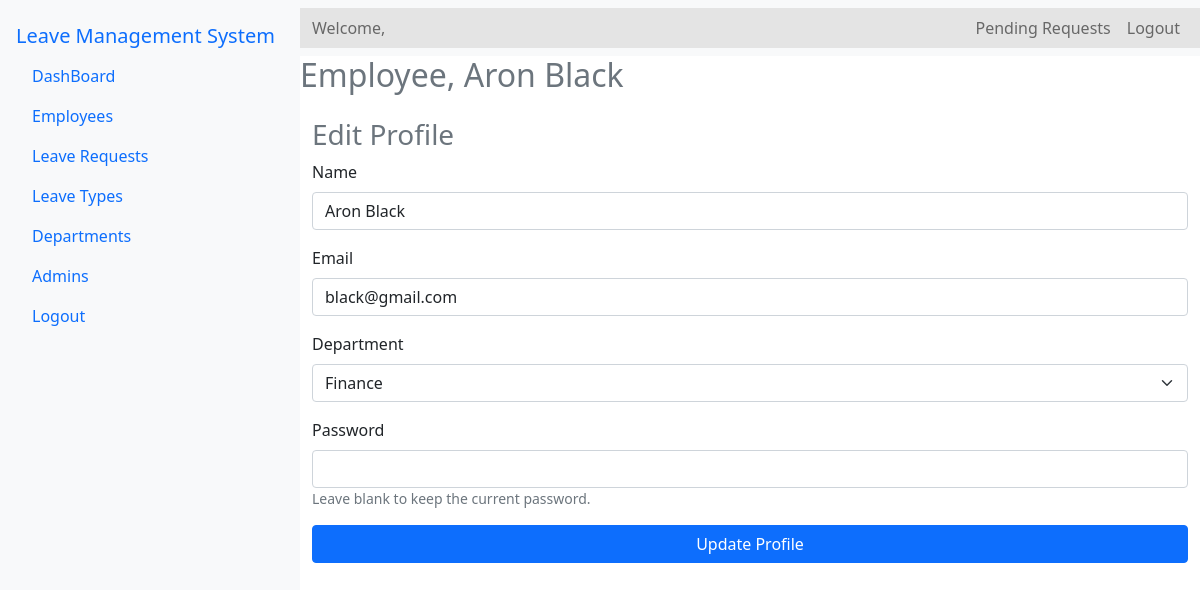
The page /Source/admin/employee-edit-profile.php?E_id=4 (signed in) on the database its author committed.
### tables this page shows
CREATE TABLE `employees` (
  `E_id` int(11) NOT NULL,
  `E_name` varchar(100) NOT NULL,
  `E_email` varchar(100) NOT NULL,
  `E_department` varchar(100) NOT NULL,
  `E_password` varchar(110) NOT NULL
);

### Source/admin/employee-edit-profile.php (the view, shortened to what this page needs)
<?php
include '../config.php';
$E_id = $_GET['E_id'];
$stml = $conn->prepare("SELECT E_name, E_email, E_department FROM employees WHERE E_id = ?");
$stml->bind_param("s", $E_id);
$stml->execute();
$result = $stml->get_result();
$employee = $result->fetch_assoc();
$admin_email = $_SESSION['email'];
$stml = $conn->prepare("SELECT A_id, A_name FROM admin WHERE A_email = ?");
$stml->bind_param("s", $admin_email);
$stml->execute();
$stml->store_result();
$stml->bind_result($admin_id, $admin_name);
$departments_query = "SELECT d_name FROM departments";
$departments_result = $conn->query($departments_query);
?>
<!DOCTYPE html>
<html lang="en">
<head>
    <link rel="stylesheet" href="../bootstrap-5.0.2-dist/css/bootstrap.min.css">
    <link rel="stylesheet" href="../css/admin-dashboard.css">
    <link rel="stylesheet" href="https://cdnjs.cloudflare.com/ajax/libs/font-awesome/6.0.0-beta3/css/all.min.css">
    <link rel="stylesheet" href="../css/main.css">
    <link rel="stylesheet" href="../css/spinner.css">
</head>
<body>
<div class="d-flex">
    <nav class="nav flex-column bg-light p-3" style="width: 300px; height: 100vh;">
        <a class="navbar-brand" href="a-dashboard.php">Leave Management System</a>
        <a class="nav-link" href="a-dashboard.php"> DashBoard</a>
        <a class="nav-link" href="employees.php"> Employees</a>
        <a class="nav-link d-flex justify-content-between align-items-center" href="leave-requests.php">
    Leave Requests
</a>
        <a class="nav-link" href="leave-types.php"> Leave Types</a>
        <a class="nav-link" href="departments.php"> Departments</a>
        <a class="nav-link" href="admins.php">Admins</a>
        <a class="nav-link" href="logout.php" onclick="return confirmLogout();">Logout</a>
    </nav>
    <div class="flex-grow-1">
    <nav class="navbar navbar-expand-lg navbar-light bg-light">
    <div class="container-fluid">
        <span class="navbar-text">
            Welcome, <?php echo $admin_name; ?>
        </span>
        <div class="collapse navbar-collapse" id="navbarNavDropdown">
            <ul class="navbar-nav ms-auto">
                <li class="nav-item">
                    <a class="nav-link" href="leave-requests.php">
                        Pending Requests
                    </a>
                </li>
                <li class="nav-item">
                    <a class="nav-link" href="logout.php" onclick="return confirmLogout();">Logout</a>
                </li>
            </ul>
        </div>
    </div>
</nav>
        <h2 class="text-secondary">Employee, <?php echo htmlspecialchars($employee['E_name']); ?></h2>
        <div class="container mt-4">
            <h3 class="text-secondary">Edit Profile</h3>
            <form action="employee-edit-profile-backend.php" method="post">
                <div class="mb-3">
                    <label for="name" class="form-label">Name</label>
                    <input type="text" class="form-control" id="name" name="name" value="<?php echo htmlspecialchars($employee['E_name']); ?>" required>
                </div>
                <div class="mb-3">
                    <label for="email" class="form-label">Email</label>
                    <input type="email" class="form-control" id="email" name="email" value="<?php echo htmlspecialchars($employee['E_email']); ?>" required>
                </div>
                <div class="mb-3">
                    <label for="department" class="form-label">Department</label>
                    <select class="form-select" id="department" name="department" required>
                    <?php
                        if ($departments_result->num_rows > 0) {
                            while ($row = $departments_result->fetch_assoc()) {
                                $selected = ($employee['E_department'] == $row['d_name']) ? 'selected' : '';
                                echo '<option value="' . htmlspecialchars($row['d_name']) . '" ' . $selected . '>' . htmlspecialchars($row['d_name']) . '</option>';
                            }
                        }
                        ?>
                    </select>
                </div>
                <div class="mb-3">
                    <label for="password" class="form-label">Password</label>
                    <input type="password" class="form-control" id="password" name="password">
                    <small class="form-text text-muted">Leave blank to keep the current password.</small>
                </div>
                <button type="submit" class="btn btn-primary w-100">Update Profile</button>
            </form>
        </div>
    </div>
</div>
</body>
</html>

### Source/css/admin-dashboard.css (style rules this page uses)
.container { margin-top: 20px; }
.container-fluid { background-color: rgb(228, 228, 228); }

### rows shown on the page
employees: E_name "Aron Black", name "Aron Black", email "black@gmail.com"

### other values the page prints
form field department "Finance"
